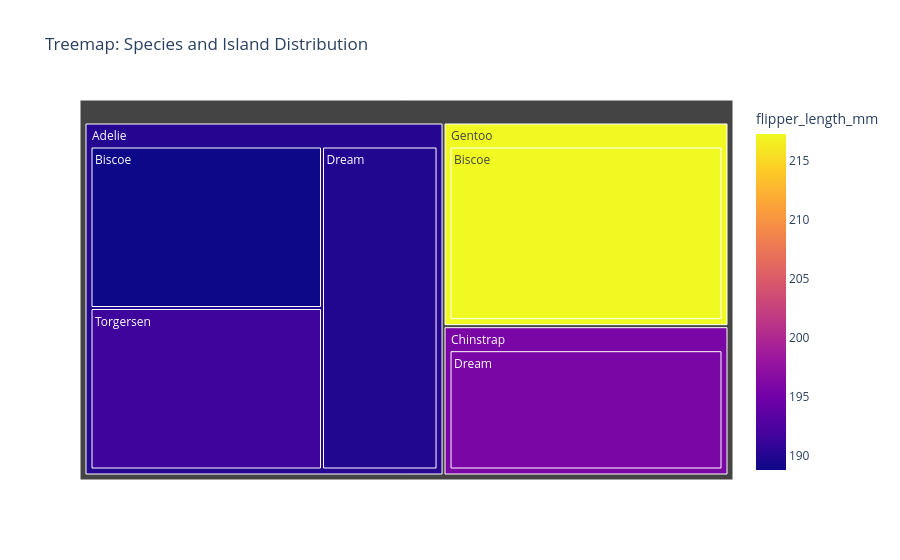

The notebook cell saved with this chart:
### Code cell
treemap_data = df.groupby(["species", "island"]).agg({
    "body_mass_g": "mean",
    "flipper_length_mm": "mean"
}).reset_index()

fig4 = px.treemap(
    treemap_data,
    path=["species", "island"],
    values="body_mass_g",
    color="flipper_length_mm",
    hover_data=["body_mass_g", "flipper_length_mm"],
    title="Treemap: Species and Island Distribution"
)

fig4.show()

# Export standalone HTML
fig4.write_html("charts/treemap_plot.html")

### Figure 1 — Plotly figure (JSON) as saved in the notebook; plotly's stock layout.template omitted (floating-point values rounded to 4 significant figures)
{"data": [{"branchvalues": "total", "customdata": [[3710.0, 188.8], [3701.0, 189.9], [3709.0, 191.5], [3733.0, 195.8], [5092.0, 217.2], [11120.0, 190.1], [3733.0, 195.8], [5092.0, 217.2]], "domain": {"x": [0, 1], "y": [0, 1]}, "hovertemplate": "labels=%{label}<br>body_mass_g=%{customdata[0]}<br>parent=%{parent}<br>id=%{id}<br>flipper_length_mm=%{color}<extra></extra>", "ids": ["Adelie/Biscoe", "Adelie/Dream", "Adelie/Torgersen", "Chinstrap/Dream", "Gentoo/Biscoe", "Adelie", "Chinstrap", "Gentoo"], "labels": ["Biscoe", "Dream", "Torgersen", "Dream", "Biscoe", "Adelie", "Chinstrap", "Gentoo"], "marker": {"coloraxis": "coloraxis", "colors": [188.8, 189.9, 191.5, 195.8, 217.2, 190.1, 195.8, 217.2]}, "name": "", "parents": ["Adelie", "Adelie", "Adelie", "Chinstrap", "Gentoo", "", "", ""], "type": "treemap", "values": [3710.0, 3701.0, 3709.0, 3733.0, 5092.0, 11120.0, 3733.0, 5092.0]}], "layout": {"coloraxis": {"colorbar": {"title": {"text": "flipper_length_mm"}}, "colorscale": [[0, "#0d0887"], [0.1111, "#46039f"], [0.2222, "#7201a8"], [0.3333, "#9c179e"], [0.4444, "#bd3786"], [0.5556, "#d8576b"], [0.6667, "#ed7953"], [0.7778, "#fb9f3a"], [0.8889, "#fdca26"], [1, "#f0f921"]]}, "legend": {"tracegroupgap": 0}, "title": {"text": "Treemap: Species and Island Distribution"}}}
